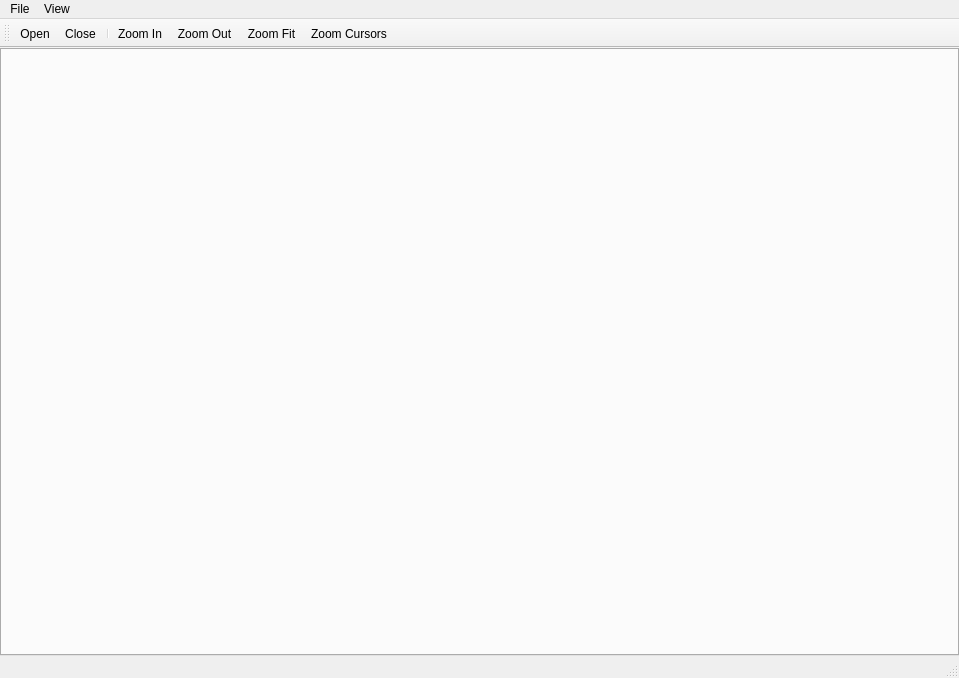
<?xml version="1.0" encoding="UTF-8"?>
<ui version="4.0">
 <class>prism</class>
 <widget class="QMainWindow" name="prism">
  <property name="geometry">
   <rect>
    <x>0</x>
    <y>0</y>
    <width>959</width>
    <height>678</height>
   </rect>
  </property>
  <property name="windowTitle">
   <string>Prism Waveform Explorer</string>
  </property>
  <property name="iconSize">
   <size>
    <width>20</width>
    <height>20</height>
   </size>
  </property>
  <widget class="QWidget" name="centralwidget">
   <layout class="QVBoxLayout" name="verticalLayout">
    <property name="spacing">
     <number>0</number>
    </property>
    <property name="leftMargin">
     <number>0</number>
    </property>
    <property name="topMargin">
     <number>0</number>
    </property>
    <property name="rightMargin">
     <number>0</number>
    </property>
    <property name="bottomMargin">
     <number>0</number>
    </property>
    <item>
     <widget class="QTabWidget" name="m_waveformTab">
      <property name="currentIndex">
       <number>-1</number>
      </property>
     </widget>
    </item>
   </layout>
  </widget>
  <widget class="QMenuBar" name="menubar">
   <property name="geometry">
    <rect>
     <x>0</x>
     <y>0</y>
     <width>959</width>
     <height>22</height>
    </rect>
   </property>
   <widget class="QMenu" name="menuFile">
    <property name="title">
     <string>File</string>
    </property>
    <addaction name="m_open"/>
    <addaction name="m_close"/>
    <addaction name="separator"/>
    <addaction name="m_save_format"/>
    <addaction name="m_load_format"/>
    <addaction name="separator"/>
    <addaction name="m_exit"/>
   </widget>
   <widget class="QMenu" name="menuView">
    <property name="title">
     <string>View</string>
    </property>
    <addaction name="m_zoom_in"/>
    <addaction name="m_zoom_out"/>
    <addaction name="m_zoom_fit"/>
    <addaction name="m_zoom_cursors"/>
   </widget>
   <addaction name="menuFile"/>
   <addaction name="menuView"/>
  </widget>
  <widget class="QStatusBar" name="statusbar"/>
  <widget class="QToolBar" name="toolBar">
   <property name="windowTitle">
    <string>toolBar</string>
   </property>
   <attribute name="toolBarArea">
    <enum>TopToolBarArea</enum>
   </attribute>
   <attribute name="toolBarBreak">
    <bool>false</bool>
   </attribute>
   <addaction name="m_open"/>
   <addaction name="m_close"/>
   <addaction name="separator"/>
   <addaction name="m_zoom_in"/>
   <addaction name="m_zoom_out"/>
   <addaction name="m_zoom_fit"/>
   <addaction name="m_zoom_cursors"/>
  </widget>
  <action name="m_open">
   <property name="icon">
    <iconset resource="../../../resources/icons/basic/basic_icons.qrc">
     <normaloff>:/basic/folder_open.png</normaloff>:/basic/folder_open.png</iconset>
   </property>
   <property name="text">
    <string>Open...</string>
   </property>
   <property name="toolTip">
    <string>Open a waveform data file</string>
   </property>
  </action>
  <action name="m_close">
   <property name="icon">
    <iconset resource="../../../resources/icons/basic/basic_icons.qrc">
     <normaloff>:/basic/close.png</normaloff>:/basic/close.png</iconset>
   </property>
   <property name="text">
    <string>Close</string>
   </property>
   <property name="toolTip">
    <string>Close current waveform display</string>
   </property>
  </action>
  <action name="m_save_format">
   <property name="icon">
    <iconset resource="../../../resources/icons/basic/basic_icons.qrc">
     <normaloff>:/basic/save.png</normaloff>:/basic/save.png</iconset>
   </property>
   <property name="text">
    <string>Save Format...</string>
   </property>
   <property name="toolTip">
    <string>Save waveform display format</string>
   </property>
  </action>
  <action name="m_load_format">
   <property name="text">
    <string>Load Format...</string>
   </property>
   <property name="toolTip">
    <string>Load waveform display format</string>
   </property>
  </action>
  <action name="m_zoom_in">
   <property name="icon">
    <iconset resource="../../../resources/icons/basic/basic_icons.qrc">
     <normaloff>:/basic/zoom_in.png</normaloff>:/basic/zoom_in.png</iconset>
   </property>
   <property name="text">
    <string>Zoom In</string>
   </property>
   <property name="toolTip">
    <string>Zoom in</string>
   </property>
  </action>
  <action name="m_zoom_out">
   <property name="icon">
    <iconset resource="../../../resources/icons/basic/basic_icons.qrc">
     <normaloff>:/basic/zoom_out.png</normaloff>:/basic/zoom_out.png</iconset>
   </property>
   <property name="text">
    <string>Zoom Out</string>
   </property>
   <property name="toolTip">
    <string>Zoom out</string>
   </property>
  </action>
  <action name="m_zoom_fit">
   <property name="text">
    <string>Zoom Fit</string>
   </property>
   <property name="toolTip">
    <string>Zoom fit</string>
   </property>
  </action>
  <action name="m_zoom_cursors">
   <property name="text">
    <string>Zoom Cursors</string>
   </property>
   <property name="toolTip">
    <string>Zoom cursors</string>
   </property>
  </action>
  <action name="m_exit">
   <property name="icon">
    <iconset resource="../../../resources/icons/custom/custom_icons.qrc">
     <normaloff>:/custom/exit</normaloff>:/custom/exit</iconset>
   </property>
   <property name="text">
    <string>Exit</string>
   </property>
   <property name="toolTip">
    <string>Exit the application</string>
   </property>
   <property name="menuRole">
    <enum>QAction::MenuRole::NoRole</enum>
   </property>
  </action>
 </widget>
 <resources>
  <include location="../../../resources/icons/basic/basic_icons.qrc"/>
  <include location="../../../resources/icons/basic/basic_icons.qrc"/>
  <include location="../../../resources/icons/custom/custom_icons.qrc"/>
 </resources>
 <connections/>
</ui>
